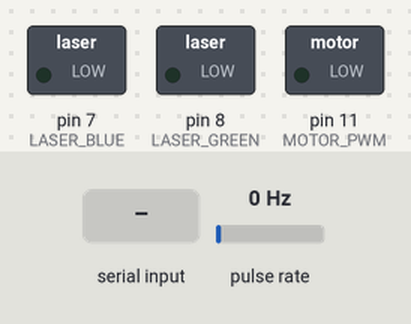
A sketch run on a simulated Arduino Uno, built with avr-gcc and run on an emulated ATmega328P. Shown: switched loads named in the sketch (green lamp = pin HIGH). Wiring (inferred from the names in the program): pulse sensor: data pin 2. The inputs (shaded band) are chosen by the test bench; at power-on: pulse rate 0 Hz. What the sketch prints to the serial monitor is not drawn.

Above: at 1.2 s.
1.3 s: "90,45\n" received over Serial
At 1.9 s:
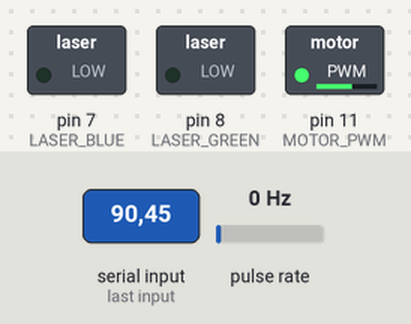
2.9 s: pulse rate (sensor on pin 2) set to 100 Hz
At 5.2 s:
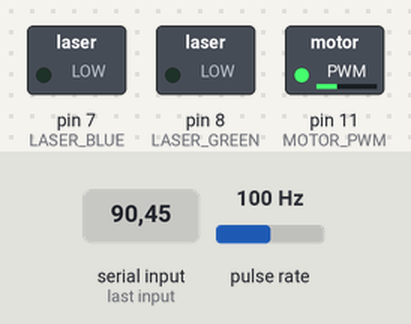
5.9 s: pulse rate (sensor on pin 2) set to 4 Hz
At 8.8 s:
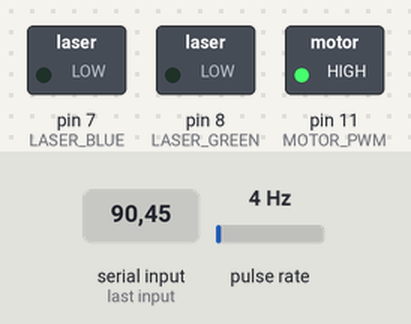
Timing chart, 0 to 10.3 s (numbered marks = the images above; inputs shaded):
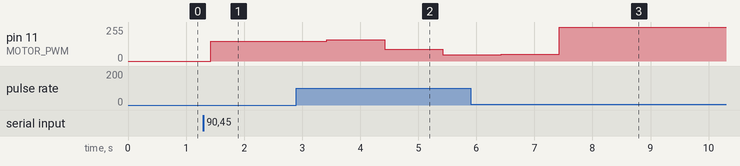

Measured:
- after the input at 1.3 s, pin 11 (MOTOR_PWM): 0/255 → 150/255 after 0.12 s
- after the input at 2.9 s, pin 11 (MOTOR_PWM): 150/255 → 158/255 after 0.53 s, → 87/255 1.0 s later, → 47/255 1.0 s later

The sketch:

laserharp.ino
```cpp
/******************************************************************************/
/*                                 LaserHarp                                  */
/*                          Raphael dos Reis Gusmao                           */
/******************************************************************************/

#include "TimerOne.h"

/* Motor **********************************************************************/
#define MOTOR_PWM 11
volatile float motor_speed;

/* Speed Sensor ***************************************************************/
#define ENCODER 2
#define RPS_TARGET 55
volatile int pulses;
volatile int rps;

/* Lasers *********************************************************************/
#define LASER_BLUE 7
#define LASER_GREEN 8
#define LASER_WIDTH 0.1

/* Serial *********************************************************************/
#define BUFFER_LIMIT 64
char serial_buffer[BUFFER_LIMIT];

/* Values *********************************************************************/
int active;
char notes[BUFFER_LIMIT];
int n_strings;
float angle; char angle_temp[BUFFER_LIMIT];
float first_angle;
float step_angle;
float laser_angle;
int i;
bool is_initial_position;
bool making_lasers;
volatile float time_per_degree;

/******************************************************************************/
/* Utils                                                                      */
/******************************************************************************/
int serial_read() {
  if (Serial.available() == 0) return 0;
  char *c = serial_buffer;
  int i = 0;
  while (Serial.available() > 0 && i < BUFFER_LIMIT-1) {
    *c = Serial.read();
    c++; i++;
    delay(4);
  }
  *c = '\0';
  if (i == BUFFER_LIMIT-1) serial_flush();
  return 1;
}

/******************************************************************************/
void serial_flush() {
  while (Serial.available() > 0) {
    Serial.read();
    delay(1);
  }
}

/******************************************************************************/
int is_equal(char *s1, char *s2) {
  return !strcmp(s1, s2);
}

/******************************************************************************/
void parse_values() {
  sscanf(serial_buffer, "%s %s", notes, angle_temp);
  angle = atof(angle_temp);
  n_strings = strlen(notes);
  first_angle = 45-(n_strings-1)*angle/4;
  step_angle = angle/2;

  // Serial.print("notes: "); Serial.println(notes);
  // Serial.print("angle: "); Serial.println(angle);
  // Serial.print("n_strings: "); Serial.println(n_strings);
  // Serial.print("first_angle: "); Serial.println(first_angle);
  // Serial.println("--------------------");
}

/******************************************************************************/
float calculateSpeed() {
  if (rps != RPS_TARGET && rps > 0) {
    motor_speed *= (float)RPS_TARGET/rps;
    motor_speed = min(motor_speed, 255);
    time_per_degree = (float)100000/36/rps;
  }
}

/******************************************************************************/
void delay_angle(float ang) {
  delayMicroseconds(round(time_per_degree*ang));
}

/******************************************************************************/
/* Timers                                                                     */
/******************************************************************************/
void timerIsr() {
  Timer1.detachInterrupt();

  rps = pulses;
  pulses = 0;

  calculateSpeed();
  motor_run(motor_speed);

  // Serial.print("motor_speed: "); Serial.print(motor_speed); Serial.print(",\t");
  // Serial.print("time_per_degree: "); Serial.print(time_per_degree); Serial.print(",\t");
  // Serial.print("rpm: "); Serial.print(rps*60); Serial.print(",\t");
  // Serial.print("rps: "); Serial.println(rps);

  Timer1.attachInterrupt(timerIsr);
}

/******************************************************************************/
void pulse() {
  pulses++;
  if (!making_lasers) is_initial_position = true;
}

/******************************************************************************/
/* Motor                                                                      */
/******************************************************************************/
void motor_run(float speed) {
  analogWrite(MOTOR_PWM, speed);
}

/******************************************************************************/
void motor_stop() {
  digitalWrite(MOTOR_PWM, LOW);
}

/******************************************************************************/
/* Lasers                                                                     */
/******************************************************************************/
void emit_laser(int color) {
  digitalWrite(color, HIGH);
  delay_angle(laser_angle);
  digitalWrite(color, LOW);
}

/******************************************************************************/
void make_lasers() {
  making_lasers = true;

  delay_angle(first_angle - 20);

  for (i = 0; i < n_strings; i++) {
    if (notes[i]-41 == LASER_GREEN) {
      emit_laser(LASER_GREEN);
      delay_angle(step_angle - laser_angle);
    } else {
      delay_angle(step_angle);
    }
  }

  delay_angle(2*first_angle - step_angle + 180);

  for (i = 0; i < n_strings; i++) {
    if (notes[i]-41 == LASER_BLUE) {
      emit_laser(LASER_BLUE);
      delay_angle(step_angle - laser_angle);
    } else {
      delay_angle(step_angle);
    }
  }

  making_lasers = false;
}

/******************************************************************************/
/* Setup                                                                      */
/******************************************************************************/
void setup() {
  Serial.begin(9600);

  TCCR2B = TCCR2B & B11111000 | B00000001;
  pinMode(MOTOR_PWM, OUTPUT);
  pinMode(ENCODER, INPUT);
  pinMode(LASER_BLUE, OUTPUT);
  pinMode(LASER_GREEN, OUTPUT);

  // digitalWrite(LASER_BLUE, HIGH);
  // digitalWrite(LASER_GREEN, HIGH);

  pulses = 0;
  attachInterrupt(digitalPinToInterrupt(ENCODER), pulse, RISING);
  Timer1.initialize(1000000);
  laser_angle = LASER_WIDTH/2;

  Serial.println("LASERHARP");
}

/******************************************************************************/
/* Loops                                                                      */
/******************************************************************************/
void loop() {
  standby_loop();
  main_loop();
}

/******************************************************************************/
void standby_loop() {
  while (!active) {
    if (serial_read()) {
      parse_values();
      is_initial_position = false;
      making_lasers = false;
      motor_speed = 150;
      motor_run(motor_speed);
      Timer1.attachInterrupt(timerIsr);
      active = 1;
      break;
    }
    delay(100);
  }
}

/******************************************************************************/
void main_loop() {
  while (active) {
    if (serial_read()) {
      if (is_equal(serial_buffer, "PAUSE")) {
        Timer1.detachInterrupt();
        motor_stop();
        active = 0;
        break;
      }
    }
    if (is_initial_position) {
      is_initial_position = false;
      make_lasers();
    }
  }
}

/******************************************************************************/
```
